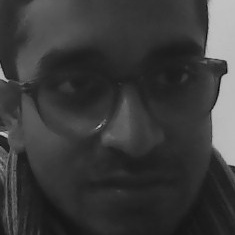
#> input picture facial_recognisition_model/dataset/Aakarsh Singh/1.jpg, 235 x 235 px, given in place of the camera
$ python face_capture_deepface.py
#> lines starting #> are read from the running program, lines starting #| are printed output that depends on the picture; after the words box and inside, x2 and y2 are one past the last pixel; in counts of white or black regions, pixels touching at a corner belong together
import cv2
import os
import time

# ---------------- CONFIG ----------------
CAMERA_INDEX   = 1
FRAME_WIDTH    = 640
FRAME_HEIGHT   = 480
MAX_IMAGES     = 60
MIN_FACE_SIZE  = 80
CAPTURE_DELAY  = 0.3
DATASET_ROOT   = "Project/automated-attendance-system/facial_recognisition_model/dataset"

# ---------------- INPUT ----------------
student_name = input("Enter Student Name: ").strip()
#> the answer given: dataset/Aakarsh Singh/1.jpg
if not student_name:
    print("Error: Student name cannot be empty.")
    exit()

dataset_path = os.path.join(DATASET_ROOT, student_name)
os.makedirs(dataset_path, exist_ok=True)
print(f"Saving images to: {dataset_path}")
print("Look at the camera. Press 'q' to quit early.")

# ---------------- CAMERA SETUP ----------------
cam = cv2.VideoCapture(CAMERA_INDEX, cv2.CAP_DSHOW)
cam.set(cv2.CAP_PROP_FRAME_WIDTH,  FRAME_WIDTH)
cam.set(cv2.CAP_PROP_FRAME_HEIGHT, FRAME_HEIGHT)

if not cam.isOpened():
    print("Error: Camera not accessible. Check CAMERA_INDEX.")
    exit()

# ---------------- FACE DETECTOR ----------------
face_detector = cv2.CascadeClassifier(
    cv2.data.haarcascades + "haarcascade_frontalface_default.xml"
)

# ---------------- STATE ----------------
count          = 0
last_save_time = 0.0

# ---------------- MAIN LOOP ----------------
while True:
    ret, frame = cam.read()
#> frame is the input picture: shape (235, 235, 3); min 3, max 201, mean 58.4
    if not ret:
        print("Error: Failed to read frame.")
        break

    # Use grayscale only for detection; save color crops for DeepFace
    gray  = cv2.cvtColor(frame, cv2.COLOR_BGR2GRAY)
    gray  = cv2.equalizeHist(gray)
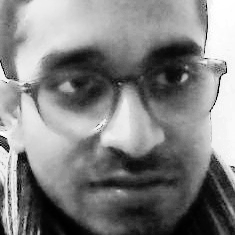
#> gray: shape (235, 235); min 0, max 255, mean 129.8

    faces = face_detector.detectMultiScale(
        gray,
        scaleFactor=1.3,
        minNeighbors=5,
        minSize=(MIN_FACE_SIZE, MIN_FACE_SIZE)   # Filter out tiny detections
    )
#> faces = ()

    now = time.time()

    for (x, y, w, h) in faces:
        # Draw bounding box
        cv2.rectangle(frame, (x, y), (x + w, y + h), (0, 200, 0), 2)

        # Save one face per frame, respecting cooldown
        if count < MAX_IMAGES and (now - last_save_time) >= CAPTURE_DELAY:
            count += 1
            last_save_time = now

            # Save BGR crop (color) — required for DeepFace accuracy
            face_crop = frame[y:y + h, x:x + w]
            save_path = os.path.join(dataset_path, f"{count}.jpg")
            cv2.imwrite(save_path, face_crop)

        # Only process first (largest) detected face per frame
        break
#> this loop made 0 passes
#> after the loop, count = 0; last_save_time = 0

    # ---------------- HUD ----------------
    progress_text = f"Captured: {count}/{MAX_IMAGES}"
#> progress_text = 'Captured: 0/60'
    bar_width     = int((count / MAX_IMAGES) * (FRAME_WIDTH - 40))
#> bar_width = 0

    # Progress bar background
    cv2.rectangle(frame, (20, FRAME_HEIGHT - 30), (FRAME_WIDTH - 20, FRAME_HEIGHT - 12), (60, 60, 60), -1)
    # Progress bar fill
    if bar_width > 0:
        cv2.rectangle(frame, (20, FRAME_HEIGHT - 30), (20 + bar_width, FRAME_HEIGHT - 12), (0, 200, 0), -1)

    cv2.putText(frame, progress_text, (20, FRAME_HEIGHT - 36),
                cv2.FONT_HERSHEY_SIMPLEX, 0.6, (255, 255, 255), 1, cv2.LINE_AA)

    cv2.putText(frame, f"Student: {student_name}", (20, 35),
                cv2.FONT_HERSHEY_SIMPLEX, 0.8, (0, 200, 0), 2, cv2.LINE_AA)
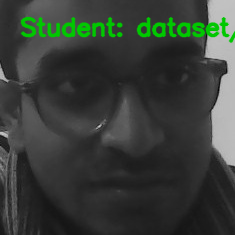
#> frame: shape (235, 235, 3); 4.9% of pixels changed, all inside (x1, y1, x2, y2) = (20, 16, 235, 43)

    cv2.imshow("Face Capture", frame)

    # Exit on 'q' or when capture is complete
    if cv2.waitKey(1) & 0xFF == ord("q"):
#> (key q is pressed here)
        print("Capture stopped by user.")
        break
    if count >= MAX_IMAGES:
        print(f"Done! {MAX_IMAGES} images saved for '{student_name}'.")
        break

# ---------------- CLEANUP ----------------
cam.release()
cv2.destroyAllWindows()

$ run again, on facial_recognisition_model/dataset/Aakarsh Singh/27.jpg
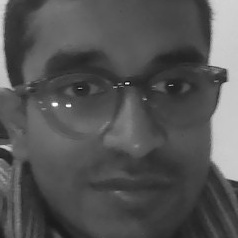
#> input picture facial_recognisition_model/dataset/Aakarsh Singh/27.jpg, 238 x 238 px, given in place of the camera
#> frame is the input picture: shape (238, 238, 3); min 14, max 254, mean 84.1
#> `gray  = cv2.equalizeHist(gray)`:
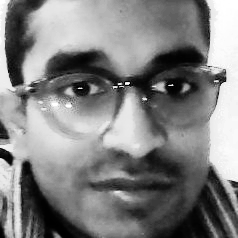
#> gray: shape (238, 238); min 0, max 255, mean 129.1
#> faces = ()
#> after the loop `for (x, y, w, h) in faces:`: count = 0
#> progress_text = 'Captured: 0/60'
#> bar_width = 0
#> `cv2.putText(frame, f"Student: {student_name}", (20, 35), cv2.FONT_HERS..`:
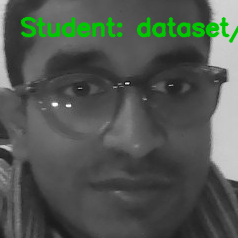
#> frame: shape (238, 238, 3); 4.78% of pixels changed, all inside (x1, y1, x2, y2) = (20, 16, 238, 43)

$ run again, on facial_recognisition_model/dataset/Aakarsh Singh/37.jpg
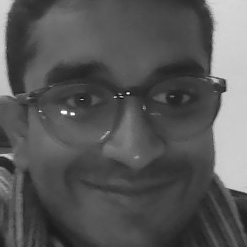
#> input picture facial_recognisition_model/dataset/Aakarsh Singh/37.jpg, 247 x 247 px, given in place of the camera
#> frame is the input picture: shape (247, 247, 3); min 9, max 253, mean 87.4
#> `gray  = cv2.equalizeHist(gray)`:
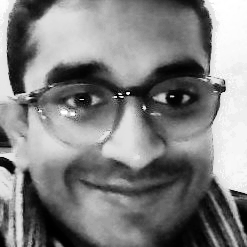
#> gray: shape (247, 247); min 0, max 255, mean 129.2
#> faces = ()
#> after the loop `for (x, y, w, h) in faces:`: count = 0
#> progress_text = 'Captured: 0/60'
#> bar_width = 0
#> `cv2.putText(frame, f"Student: {student_name}", (20, 35), cv2.FONT_HERS..`:
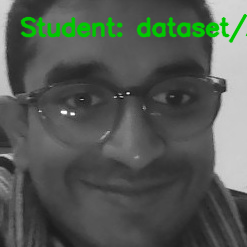
#> frame: shape (247, 247, 3); 4.58% of pixels changed, all inside (x1, y1, x2, y2) = (20, 13, 247, 43)
